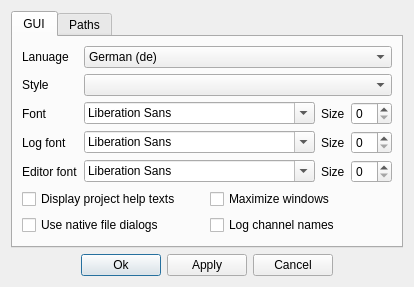
<?xml version="1.0" encoding="UTF-8"?>
<ui version="4.0">
 <class>PreferencesDialog</class>
 <widget class="QDialog" name="PreferencesDialog">
  <property name="geometry">
   <rect>
    <x>0</x>
    <y>0</y>
    <width>369</width>
    <height>257</height>
   </rect>
  </property>
  <property name="windowTitle">
   <string>Preferences</string>
  </property>
  <layout class="QGridLayout" name="gridLayout">
   <item row="1" column="0">
    <layout class="QHBoxLayout" name="horizontalLayout">
     <item>
      <spacer name="horizontalSpacer_2">
       <property name="orientation">
        <enum>Qt::Horizontal</enum>
       </property>
       <property name="sizeHint" stdset="0">
        <size>
         <width>40</width>
         <height>20</height>
        </size>
       </property>
      </spacer>
     </item>
     <item>
      <widget class="QPushButton" name="pushButtonOk">
       <property name="text">
        <string>Ok</string>
       </property>
      </widget>
     </item>
     <item>
      <widget class="QPushButton" name="pushButtonApply">
       <property name="text">
        <string>Apply</string>
       </property>
      </widget>
     </item>
     <item>
      <widget class="QPushButton" name="pushButtonCancel">
       <property name="text">
        <string>Cancel</string>
       </property>
      </widget>
     </item>
     <item>
      <spacer name="horizontalSpacer">
       <property name="orientation">
        <enum>Qt::Horizontal</enum>
       </property>
       <property name="sizeHint" stdset="0">
        <size>
         <width>40</width>
         <height>20</height>
        </size>
       </property>
      </spacer>
     </item>
    </layout>
   </item>
   <item row="0" column="0">
    <widget class="QTabWidget" name="tabWidget">
     <property name="currentIndex">
      <number>0</number>
     </property>
     <widget class="QWidget" name="tabGUI">
      <attribute name="title">
       <string>GUI</string>
      </attribute>
      <layout class="QGridLayout" name="gridLayoutTabGUI" columnstretch="0,1,0,0">
       <item row="0" column="0">
        <widget class="QLabel" name="labelLanguage">
         <property name="text">
          <string>Lanuage</string>
         </property>
        </widget>
       </item>
       <item row="0" column="1" colspan="3">
        <widget class="QComboBox" name="comboBoxLanguage">
         <property name="toolTip">
          <string>Select the GUI language (requires a restart to take effect!)</string>
         </property>
         <property name="currentIndex">
          <number>0</number>
         </property>
         <item>
          <property name="text">
           <string>German (de)</string>
          </property>
         </item>
         <item>
          <property name="text">
           <string>Spanish (es)</string>
          </property>
         </item>
         <item>
          <property name="text">
           <string>Greek (el)</string>
          </property>
         </item>
         <item>
          <property name="text">
           <string>French (fr)</string>
          </property>
         </item>
         <item>
          <property name="text">
           <string>Italian (it)</string>
          </property>
         </item>
         <item>
          <property name="text">
           <string>Polish (pl)</string>
          </property>
         </item>
         <item>
          <property name="text">
           <string>Portuguese (pt)</string>
          </property>
         </item>
         <item>
          <property name="text">
           <string>Romanian (ro)</string>
          </property>
         </item>
         <item>
          <property name="text">
           <string>Swedish (sv)</string>
          </property>
         </item>
         <item>
          <property name="text">
           <string>English (us)</string>
          </property>
         </item>
        </widget>
       </item>
       <item row="1" column="0">
        <widget class="QLabel" name="labelStyle">
         <property name="sizePolicy">
          <sizepolicy hsizetype="Fixed" vsizetype="Preferred">
           <horstretch>0</horstretch>
           <verstretch>0</verstretch>
          </sizepolicy>
         </property>
         <property name="text">
          <string>Style</string>
         </property>
        </widget>
       </item>
       <item row="1" column="1" colspan="3">
        <widget class="QComboBox" name="comboBoxStyle">
         <property name="toolTip">
          <string>Select the GUI style</string>
         </property>
        </widget>
       </item>
       <item row="2" column="0">
        <widget class="QLabel" name="labelAppFont">
         <property name="sizePolicy">
          <sizepolicy hsizetype="Fixed" vsizetype="Preferred">
           <horstretch>0</horstretch>
           <verstretch>0</verstretch>
          </sizepolicy>
         </property>
         <property name="text">
          <string>Font</string>
         </property>
        </widget>
       </item>
       <item row="6" column="0" colspan="4">
        <spacer name="verticalSpacerGUI">
         <property name="orientation">
          <enum>Qt::Vertical</enum>
         </property>
         <property name="sizeHint" stdset="0">
          <size>
           <width>331</width>
           <height>0</height>
          </size>
         </property>
        </spacer>
       </item>
       <item row="2" column="1">
        <widget class="QFontComboBox" name="fontComboBoxAppFont">
         <property name="toolTip">
          <string>Application font</string>
         </property>
        </widget>
       </item>
       <item row="2" column="2">
        <widget class="QLabel" name="labelAppFontSize">
         <property name="sizePolicy">
          <sizepolicy hsizetype="Fixed" vsizetype="Preferred">
           <horstretch>0</horstretch>
           <verstretch>0</verstretch>
          </sizepolicy>
         </property>
         <property name="text">
          <string>Size</string>
         </property>
        </widget>
       </item>
       <item row="2" column="3">
        <widget class="QSpinBox" name="spinBoxAppFontSize">
         <property name="toolTip">
          <string>Application font size</string>
         </property>
        </widget>
       </item>
       <item row="3" column="0">
        <widget class="QLabel" name="labelLogFont">
         <property name="sizePolicy">
          <sizepolicy hsizetype="Fixed" vsizetype="Preferred">
           <horstretch>0</horstretch>
           <verstretch>0</verstretch>
          </sizepolicy>
         </property>
         <property name="text">
          <string>Log font</string>
         </property>
        </widget>
       </item>
       <item row="3" column="1">
        <widget class="QFontComboBox" name="fontComboBoxLogFont">
         <property name="toolTip">
          <string>Log font</string>
         </property>
        </widget>
       </item>
       <item row="3" column="2">
        <widget class="QLabel" name="labelLogFontSize">
         <property name="sizePolicy">
          <sizepolicy hsizetype="Fixed" vsizetype="Preferred">
           <horstretch>0</horstretch>
           <verstretch>0</verstretch>
          </sizepolicy>
         </property>
         <property name="text">
          <string>Size</string>
         </property>
        </widget>
       </item>
       <item row="3" column="3">
        <widget class="QSpinBox" name="spinBoxLogFontSize">
         <property name="toolTip">
          <string>Log font size</string>
         </property>
        </widget>
       </item>
       <item row="5" column="0" colspan="4">
        <layout class="QGridLayout" name="gridLayoutGuiFlags">
         <item row="0" column="1">
          <widget class="QCheckBox" name="checkBoxMaximizeWindows">
           <property name="toolTip">
            <string>Maximize new project or script windows</string>
           </property>
           <property name="text">
            <string>Maximize windows</string>
           </property>
          </widget>
         </item>
         <item row="0" column="0">
          <widget class="QCheckBox" name="checkBoxShowProjectHelp">
           <property name="toolTip">
            <string>Make sure project help texts are shown</string>
           </property>
           <property name="text">
            <string>Display project help texts</string>
           </property>
          </widget>
         </item>
         <item row="1" column="0">
          <widget class="QCheckBox" name="checkBoxNativeFileDialogs">
           <property name="toolTip">
            <string>Use the platform's native file dialogs or the Qt built-in ones</string>
           </property>
           <property name="text">
            <string>Use native file dialogs</string>
           </property>
          </widget>
         </item>
         <item row="1" column="1">
          <widget class="QCheckBox" name="checkBoxLogChannelNames">
           <property name="toolTip">
            <string>Include the names of the I/O channels (stdout / stderr) when logging CHDMAN output</string>
           </property>
           <property name="text">
            <string>Log channel names</string>
           </property>
          </widget>
         </item>
        </layout>
       </item>
       <item row="4" column="0">
        <widget class="QLabel" name="labelEditorFont">
         <property name="sizePolicy">
          <sizepolicy hsizetype="Fixed" vsizetype="Preferred">
           <horstretch>0</horstretch>
           <verstretch>0</verstretch>
          </sizepolicy>
         </property>
         <property name="text">
          <string>Editor font</string>
         </property>
        </widget>
       </item>
       <item row="4" column="1">
        <widget class="QFontComboBox" name="fontComboBoxEditorFont">
         <property name="toolTip">
          <string>Editor font</string>
         </property>
        </widget>
       </item>
       <item row="4" column="2">
        <widget class="QLabel" name="labelEditorFontSize">
         <property name="sizePolicy">
          <sizepolicy hsizetype="Fixed" vsizetype="Preferred">
           <horstretch>0</horstretch>
           <verstretch>0</verstretch>
          </sizepolicy>
         </property>
         <property name="text">
          <string>Size</string>
         </property>
        </widget>
       </item>
       <item row="4" column="3">
        <widget class="QSpinBox" name="spinBoxEditorFontSize">
         <property name="toolTip">
          <string>Editor font size</string>
         </property>
        </widget>
       </item>
      </layout>
     </widget>
     <widget class="QWidget" name="tabPaths">
      <attribute name="title">
       <string>Paths</string>
      </attribute>
      <layout class="QGridLayout" name="gridLayoutTabPaths">
       <item row="1" column="0">
        <widget class="QLabel" name="labelChdmanBinary">
         <property name="text">
          <string>CHDMAN binary</string>
         </property>
        </widget>
       </item>
       <item row="1" column="2">
        <widget class="QLineEdit" name="lineEditChdmanBinary">
         <property name="sizePolicy">
          <sizepolicy hsizetype="Expanding" vsizetype="Minimum">
           <horstretch>0</horstretch>
           <verstretch>0</verstretch>
          </sizepolicy>
         </property>
         <property name="toolTip">
          <string>Path to the CHDMAN binary</string>
         </property>
        </widget>
       </item>
       <item row="1" column="3">
        <widget class="QToolButton" name="toolButtonBrowseChdmanBinary">
         <property name="sizePolicy">
          <sizepolicy hsizetype="Fixed" vsizetype="Minimum">
           <horstretch>0</horstretch>
           <verstretch>0</verstretch>
          </sizepolicy>
         </property>
         <property name="icon">
          <iconset resource="qchdman.qrc">
           <normaloff>:/images/fileopen.png</normaloff>:/images/fileopen.png</iconset>
         </property>
        </widget>
       </item>
       <item row="7" column="0" colspan="4">
        <spacer name="verticalSpacerPaths">
         <property name="orientation">
          <enum>Qt::Vertical</enum>
         </property>
         <property name="sizeHint" stdset="0">
          <size>
           <width>20</width>
           <height>0</height>
          </size>
         </property>
        </spacer>
       </item>
       <item row="0" column="0" colspan="4">
        <widget class="QLabel" name="labelBinaryPaths">
         <property name="text">
          <string>&lt;b&gt;Paths to program binaries&lt;/b&gt;</string>
         </property>
        </widget>
       </item>
       <item row="2" column="0" colspan="4">
        <widget class="QLabel" name="labelPreferredPaths">
         <property name="text">
          <string>&lt;b&gt;Preferred folders for input &amp;amp; output files&lt;/b&gt;</string>
         </property>
        </widget>
       </item>
       <item row="6" column="2">
        <widget class="QLineEdit" name="lineEditPreferredOutputPath">
         <property name="sizePolicy">
          <sizepolicy hsizetype="Expanding" vsizetype="Minimum">
           <horstretch>0</horstretch>
           <verstretch>0</verstretch>
          </sizepolicy>
         </property>
         <property name="toolTip">
          <string>Preferred folder to use for non-CHD output files</string>
         </property>
        </widget>
       </item>
       <item row="5" column="2">
        <widget class="QLineEdit" name="lineEditPreferredCHDOutputPath">
         <property name="sizePolicy">
          <sizepolicy hsizetype="Expanding" vsizetype="Minimum">
           <horstretch>0</horstretch>
           <verstretch>0</verstretch>
          </sizepolicy>
         </property>
         <property name="toolTip">
          <string>Preferred folder to use for CHD output files</string>
         </property>
        </widget>
       </item>
       <item row="4" column="2">
        <widget class="QLineEdit" name="lineEditPreferredInputPath">
         <property name="sizePolicy">
          <sizepolicy hsizetype="Expanding" vsizetype="Minimum">
           <horstretch>0</horstretch>
           <verstretch>0</verstretch>
          </sizepolicy>
         </property>
         <property name="toolTip">
          <string>Preferred folder to search for non-CHD input files</string>
         </property>
        </widget>
       </item>
       <item row="3" column="2">
        <widget class="QLineEdit" name="lineEditPreferredCHDInputPath">
         <property name="sizePolicy">
          <sizepolicy hsizetype="Expanding" vsizetype="Minimum">
           <horstretch>0</horstretch>
           <verstretch>0</verstretch>
          </sizepolicy>
         </property>
         <property name="toolTip">
          <string>Preferred folder to search for CHD input files</string>
         </property>
        </widget>
       </item>
       <item row="3" column="3">
        <widget class="QToolButton" name="toolButtonBrowsePreferredCHDInputPath">
         <property name="sizePolicy">
          <sizepolicy hsizetype="Fixed" vsizetype="Minimum">
           <horstretch>0</horstretch>
           <verstretch>0</verstretch>
          </sizepolicy>
         </property>
         <property name="icon">
          <iconset resource="qchdman.qrc">
           <normaloff>:/images/fileopen.png</normaloff>:/images/fileopen.png</iconset>
         </property>
        </widget>
       </item>
       <item row="4" column="3">
        <widget class="QToolButton" name="toolButtonBrowsePreferredInputPath">
         <property name="sizePolicy">
          <sizepolicy hsizetype="Fixed" vsizetype="Minimum">
           <horstretch>0</horstretch>
           <verstretch>0</verstretch>
          </sizepolicy>
         </property>
         <property name="icon">
          <iconset resource="qchdman.qrc">
           <normaloff>:/images/fileopen.png</normaloff>:/images/fileopen.png</iconset>
         </property>
        </widget>
       </item>
       <item row="5" column="3">
        <widget class="QToolButton" name="toolButtonBrowsePreferredCHDOutputPath">
         <property name="sizePolicy">
          <sizepolicy hsizetype="Fixed" vsizetype="Minimum">
           <horstretch>0</horstretch>
           <verstretch>0</verstretch>
          </sizepolicy>
         </property>
         <property name="icon">
          <iconset resource="qchdman.qrc">
           <normaloff>:/images/fileopen.png</normaloff>:/images/fileopen.png</iconset>
         </property>
        </widget>
       </item>
       <item row="6" column="3">
        <widget class="QToolButton" name="toolButtonBrowsePreferredOutputPath">
         <property name="sizePolicy">
          <sizepolicy hsizetype="Fixed" vsizetype="Minimum">
           <horstretch>0</horstretch>
           <verstretch>0</verstretch>
          </sizepolicy>
         </property>
         <property name="icon">
          <iconset resource="qchdman.qrc">
           <normaloff>:/images/fileopen.png</normaloff>:/images/fileopen.png</iconset>
         </property>
        </widget>
       </item>
       <item row="1" column="1">
        <widget class="QLabel" name="labelChdmanWarningPixmap">
         <property name="sizePolicy">
          <sizepolicy hsizetype="Fixed" vsizetype="Fixed">
           <horstretch>0</horstretch>
           <verstretch>0</verstretch>
          </sizepolicy>
         </property>
         <property name="maximumSize">
          <size>
           <width>16</width>
           <height>16</height>
          </size>
         </property>
         <property name="pixmap">
          <pixmap resource="qchdman.qrc">:/images/warning.png</pixmap>
         </property>
         <property name="scaledContents">
          <bool>true</bool>
         </property>
        </widget>
       </item>
       <item row="3" column="0" colspan="2">
        <widget class="QLabel" name="labelPreferredCHDInputPath">
         <property name="text">
          <string>CHD input</string>
         </property>
        </widget>
       </item>
       <item row="4" column="0" colspan="2">
        <widget class="QLabel" name="labelPreferredInputPath">
         <property name="text">
          <string>Non-CHD input</string>
         </property>
        </widget>
       </item>
       <item row="5" column="0" colspan="2">
        <widget class="QLabel" name="labelPreferredCHDOutputPath">
         <property name="text">
          <string>CHD output</string>
         </property>
        </widget>
       </item>
       <item row="6" column="0" colspan="2">
        <widget class="QLabel" name="labelPreferredOutputPath">
         <property name="text">
          <string>Non-CHD output</string>
         </property>
        </widget>
       </item>
      </layout>
     </widget>
    </widget>
   </item>
  </layout>
 </widget>
 <tabstops>
  <tabstop>tabWidget</tabstop>
  <tabstop>comboBoxLanguage</tabstop>
  <tabstop>comboBoxStyle</tabstop>
  <tabstop>fontComboBoxAppFont</tabstop>
  <tabstop>spinBoxAppFontSize</tabstop>
  <tabstop>fontComboBoxLogFont</tabstop>
  <tabstop>spinBoxLogFontSize</tabstop>
  <tabstop>fontComboBoxEditorFont</tabstop>
  <tabstop>spinBoxEditorFontSize</tabstop>
  <tabstop>checkBoxShowProjectHelp</tabstop>
  <tabstop>checkBoxMaximizeWindows</tabstop>
  <tabstop>checkBoxNativeFileDialogs</tabstop>
  <tabstop>checkBoxLogChannelNames</tabstop>
  <tabstop>lineEditChdmanBinary</tabstop>
  <tabstop>toolButtonBrowseChdmanBinary</tabstop>
  <tabstop>lineEditPreferredCHDInputPath</tabstop>
  <tabstop>toolButtonBrowsePreferredCHDInputPath</tabstop>
  <tabstop>lineEditPreferredInputPath</tabstop>
  <tabstop>toolButtonBrowsePreferredInputPath</tabstop>
  <tabstop>lineEditPreferredCHDOutputPath</tabstop>
  <tabstop>toolButtonBrowsePreferredCHDOutputPath</tabstop>
  <tabstop>lineEditPreferredOutputPath</tabstop>
  <tabstop>toolButtonBrowsePreferredOutputPath</tabstop>
  <tabstop>pushButtonOk</tabstop>
  <tabstop>pushButtonApply</tabstop>
  <tabstop>pushButtonCancel</tabstop>
 </tabstops>
 <resources>
  <include location="qchdman.qrc"/>
 </resources>
 <connections>
  <connection>
   <sender>pushButtonOk</sender>
   <signal>clicked()</signal>
   <receiver>PreferencesDialog</receiver>
   <slot>accept()</slot>
   <hints>
    <hint type="sourcelabel">
     <x>174</x>
     <y>294</y>
    </hint>
    <hint type="destinationlabel">
     <x>73</x>
     <y>278</y>
    </hint>
   </hints>
  </connection>
  <connection>
   <sender>pushButtonCancel</sender>
   <signal>clicked()</signal>
   <receiver>PreferencesDialog</receiver>
   <slot>reject()</slot>
   <hints>
    <hint type="sourcelabel">
     <x>297</x>
     <y>290</y>
    </hint>
    <hint type="destinationlabel">
     <x>350</x>
     <y>281</y>
    </hint>
   </hints>
  </connection>
 </connections>
</ui>
